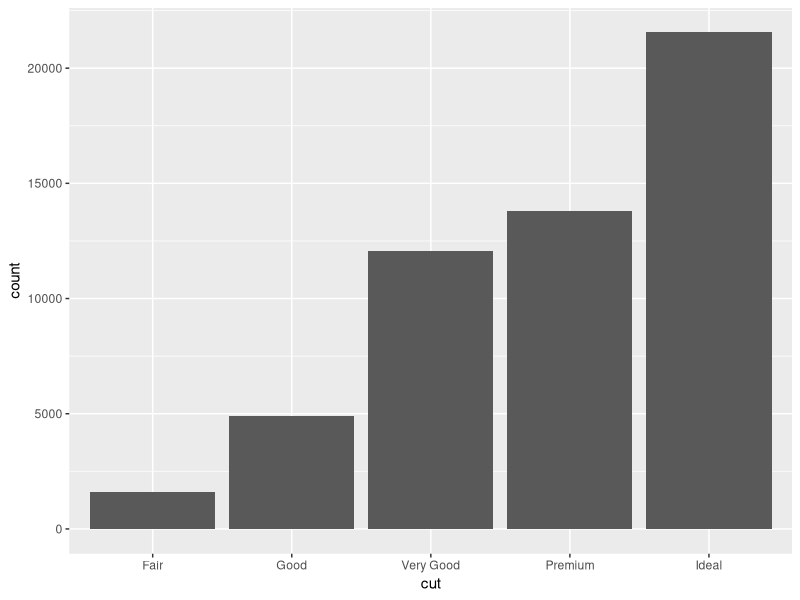
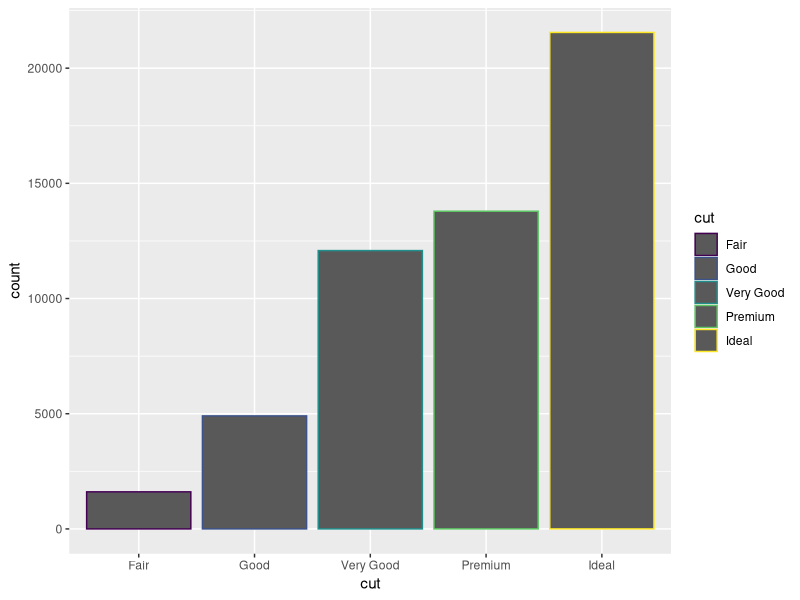
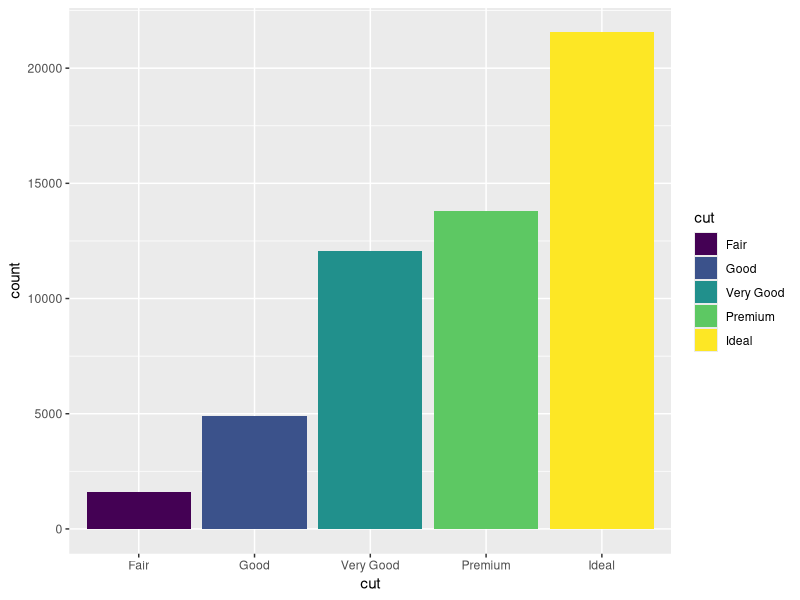
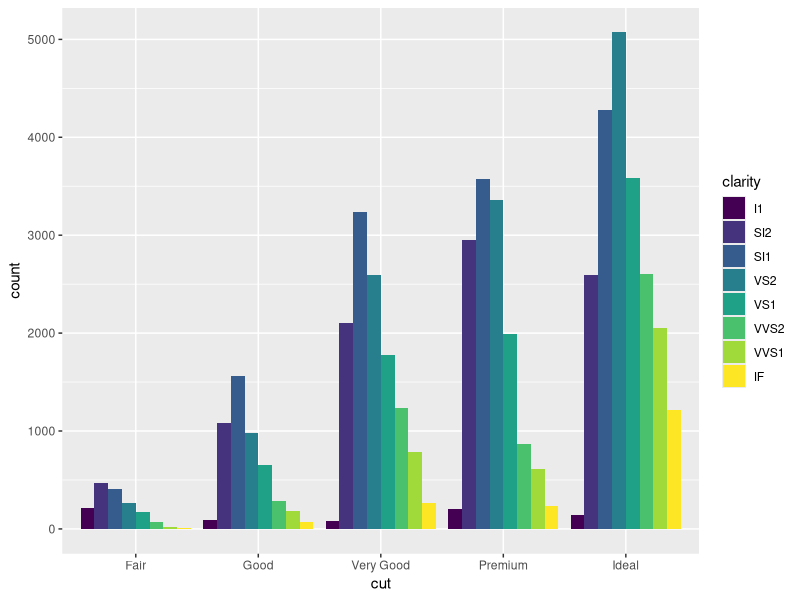
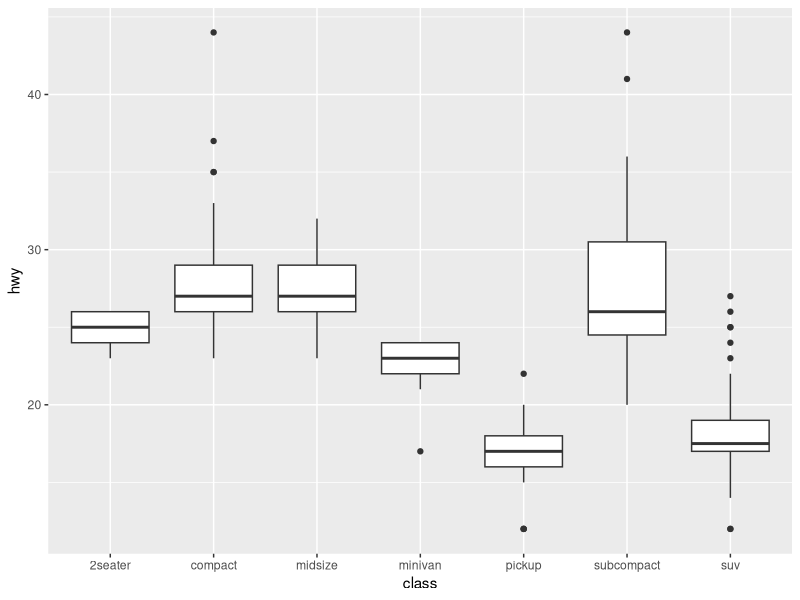

These charts were generated, in order, by the following R code: (Note: this script raises an error after producing the figures.)
## ---- chunk 1
library(ggplot2)
## ---- chunk 2
library(tidyverse)
library(lubridate)
## ---- chunk 3
ggplot(data = diamonds) + geom_bar(mapping = aes(x=cut))

ggplot(data = diamonds) + geom_bar(mapping = aes(x=cut, color=cut))

ggplot(data = diamonds) + geom_bar(mapping = aes(x=cut, fill=cut))

ggplot(data = diamonds) + geom_bar(mapping = aes(x=cut, fill = clarity), position = "dodge")
# careful with parentheses above

ggplot(mpg, aes(class, hwy)) + geom_boxplot()

## ---- chunk 4
ggplot(data = obesity_cov_2013) + geom_boxplot(aes(State.1,Income))
ggplot(data = obesity_cov_2013) + geom_boxplot(aes(State.1,Obes__aa))
## ---- chunk 5
ggplot(data = obesity_cov_2013) + geom_boxplot(aes(State.1,Income))+xlab("State")
## ---- chunk 6
ggplot(data = obesity_cov_2013) + geom_boxplot(aes(State.1,Income))+xlab("")
## ---- chunk 7
ggplot(data = obesity_cov_2013) + geom_boxplot(aes(State.1,Income))+coord_flip()
## ---- chunk 8
States_2013 <- aggregate(obesity_cov_2013[, 7:11], list(State = obesity_cov_2013$State.1), mean)
